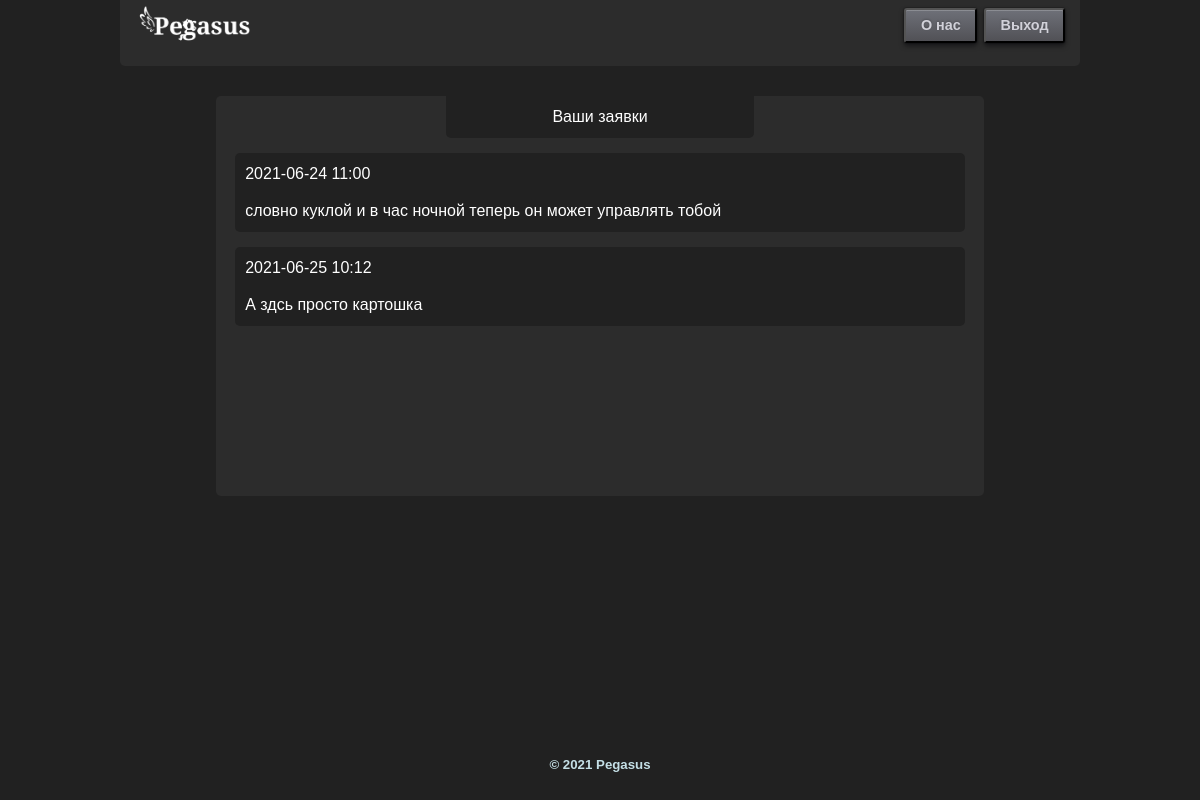
Page /personal_area (signed in) on the committed database.
### db/db_models.py (models this page shows)
class Dates(db.Model):
    id = db.Column(db.INTEGER, primary_key=True, autoincrement=True)
    date = db.Column(db.TEXT(10), unique=True)

class Requests(db.Model):
    id = db.Column(db.INTEGER, primary_key=True, autoincrement=True)
    user = db.Column(db.TEXT(USER_LENGTH), nullable=False)
    time = db.Column(db.TEXT(5), nullable=False)
    pers_data = db.Column(db.TEXT(PERS_DATA_LENGTH))
    comment = db.Column(db.TEXT(200))
    id_dates = db.Column(db.INTEGER, nullable=False)

### app.py (the view)
@app.route('/personal_area')
@login_required
def personal_area():
    return render_template('personal_area.html', header_key="personal_area",
                           form=reqs.user_list_of_request(current_user.user))

### app.py (called while the page is built)
@login_manager.user_loader
def load_user(user_id):
    return User.query.get(int(user_id))

### db/db_requests.py (called while the page is built)
def user_list_of_request(username: str):
    requests = Requests.query.filter_by(user=username).all()
    res = []
    if not requests:
        return {MessagesEnum.exist: False}
    for req in requests:
        date = Dates.query.filter_by(id=req.id_dates).first()
        res.append({'date': date.date, 'time': req.time, 'comment': req.comment})
    return {MessagesEnum.exist: True, "requests": res}

### templates/personal_area.html
{% extends 'base.html' %}
{% block content %}
<div class="app">
<div class="personal_area_wind">
    <div class="title_of_personal_area">
        Ваши заявки
    </div>
    <div class="personal_area_reqs">
        {% if form.get('exist') %}
            {% for f in form.get('requests') %}
                <div class="personal_area_req">
                    <div class="personal_area_req_datatime">
                        {{f.get('date')}}
                        {{f.get('time')}}
                    </div>
                    <div class="personal_area_req_comment">
                        {{f.get('comment')}}
                    </div>
                </div>
            {% endfor %}
        {% else %}
            <div class="personal_area_req">
                У вас нет ни одной завки(
            </div>
        {% endif %}
    </div>
</div>
</div>
{% endblock %}

### static/style.css (style rules this page uses)
* { margin: 0; padding: 0; box-sizing: border-box; }
html, body { width: 100%; min-height: 100%; height: 100%; background-color: #212121; }
.app { padding: 0 10%; font-family: Raleway, sans-serif; font-size: 1rem; line-height: 22px; font-weight: 400; color: #fff; margin: 0; width: 100%; height: 100%; display: flex; flex-direction: column; }
.personal_area_wind { min-height: 400px; background-color: #2c2c2c; border-radius: 5px; margin-top: 30px; }
.title_of_personal_area { width: 40%; text-align: center; background-color: #212121; margin: auto; padding: 10px; border-bottom-left-radius: 5px; border-bottom-right-radius: 5px; }
.personal_area_req { width: 95%; height: auto; display: flex; flex-direction: column; background-color: #212121; margin: auto; margin-top: 15px!important; border-radius: 5px; padding: 10px; }
.personal_area_req_comment { margin-top: 15px; }

### rows in the picture
Dates: get "2021-06-24"
Requests: get "11:00", get "словно куклой и в час ночной теперь он может управлять тобой"
Dates: get "2021-06-25"
Requests: get "10:12", get "А здсь просто картошка"
